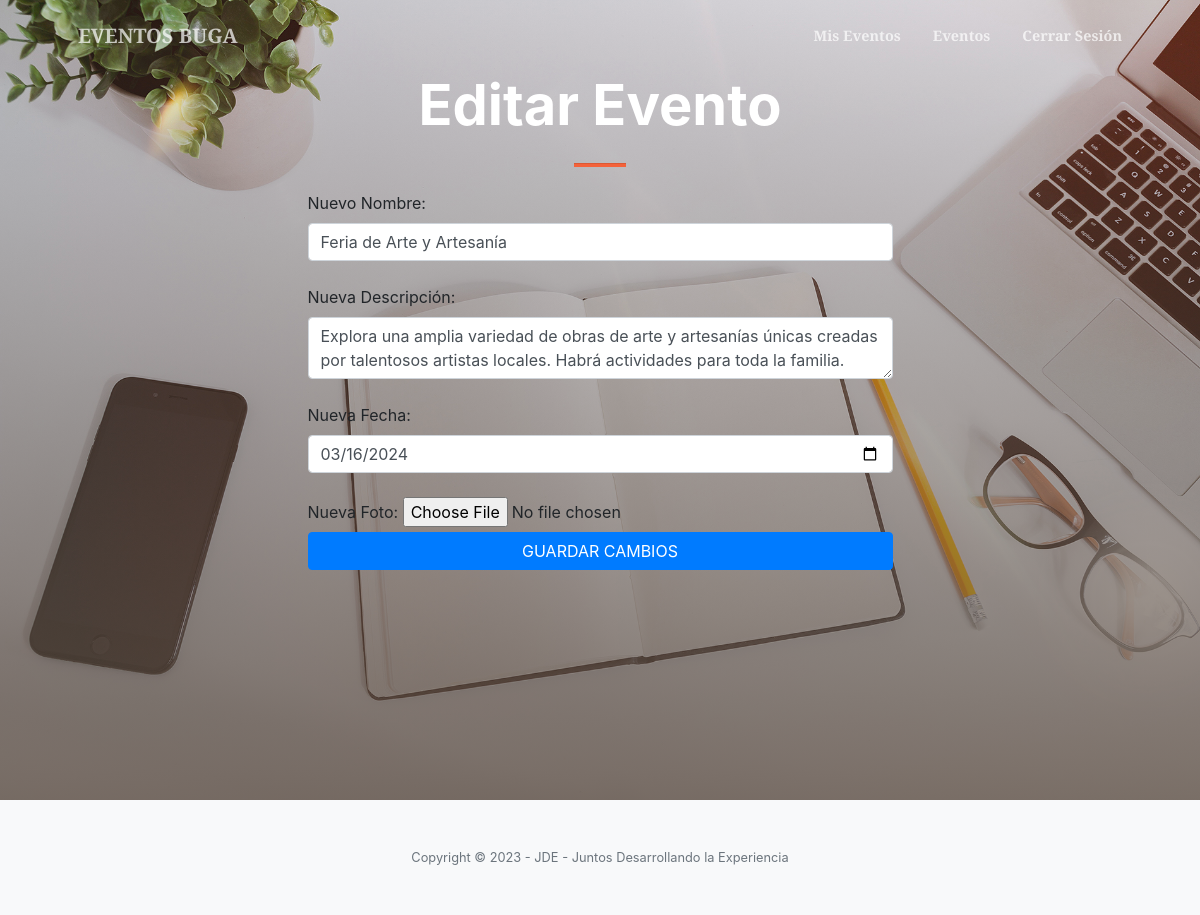
Page /controlador/editarEvento.php?id=26 on the committed database.
### tables this page shows
CREATE TABLE `eventos` (
  `id_eventos` int(11) NOT NULL,
  `nombreEvento` varchar(55) NOT NULL,
  `descripcionEvento` varchar(500) NOT NULL,
  `fecha` date NOT NULL,
  `foto` varchar(500) NOT NULL,
  `id_usuario` int(11) NOT NULL
);

### modelo/eventosModelo.php (called while the page is built, shortened)
<?php
include_once '../controlador/conexion.php';
class eventosModelo {
    function obtenerEventoporId($idEvento) {
        global $conexion;
        $consulta = "SELECT * FROM `eventos` WHERE id_eventos = $idEvento";
        $query = mysqli_query($conexion, $consulta);
        if($query && mysqli_num_rows($query) > 0) {
            $evento = mysqli_fetch_assoc($query);
            return $evento;
        } else {
            return null;
        }
    }
}
?>

### controlador/editarEvento.php (the view, shortened to what this page needs)
<?php
if (isset($_GET['id']) && is_numeric($_GET['id'])) {
    include_once "../modelo/eventosModelo.php";
    $eventosModelo = new eventosModelo();
    $idEvento = $_GET['id'];
    $evento = $eventosModelo->obtenerEventoPorId($idEvento);
    if ($evento) {
        ?>
        <!DOCTYPE html>
        <html lang="es">
        <head>
        <link href="https://cdn.jsdelivr.net/npm/bootstrap-icons@1.5.0/font/bootstrap-icons.css" rel="stylesheet" />
        <link href="https://cdnjs.cloudflare.com/ajax/libs/SimpleLightbox/2.1.0/simpleLightbox.min.css" rel="stylesheet" />
        <link href="../recursos/css/styles.css" rel="stylesheet" />
        <link rel="stylesheet" href="https://stackpath.bootstrapcdn.com/bootstrap/4.1.3/css/bootstrap.min.css">
        <link rel="stylesheet" href="https://use.fontawesome.com/releases/v5.3.1/css/all.css">
        </head>
        <body id="page-top">
        <nav class="navbar navbar-expand-lg navbar-light fixed-top py-3" id="mainNav">
            <div class="container px-4 px-lg-5">
                <a class="navbar-brand" href="../seguridad/vista2.php">EVENTOS BUGA</a>
                <div class="collapse navbar-collapse" id="navbarResponsive">
                    <ul class="navbar-nav ms-auto my-2 my-lg-0">
                        <li class="nav-item"><a class="nav-link" href="../vista/misEventos.php">Mis Eventos</a></li>
                        <li class="nav-item"><a class="nav-link" href="../seguridad/vista2.php">Eventos</a></li>
                        <li class="nav-item"><a class="nav-link" href="../controlador/cerrarSesion.php">Cerrar Sesión</a></li>
                    </ul>
                </div>
            </div>
        </nav>
        <header class="masthead">
             <div class="row gx-4 gx-lg-5 justify-content-center">
             <div class="col-lg-8 col-xl-6 text-center">
            <h1 class="text-white font-weight-bold">Editar Evento</h1>
            <hr class="divider" />
             </div>
             </div>
             <div class="row gx-4 gx-lg-5 justify-content-center mb-5">
             <div class="col-lg-6">
            <form method="post" action="" enctype="multipart/form-data">
                <label for="nuevoNombre">Nuevo Nombre:</label>
                <input class="form-control" type="text" name="nuevoNombre" value="<?php echo $evento['nombreEvento']; ?>"><br>
                <label for="nuevaDescripcion">Nueva Descripción:</label>
                <textarea class="form-control" name="nuevaDescripcion"><?php echo $evento['descripcionEvento']; ?></textarea><br>
                <label for="nuevaFecha">Nueva Fecha:</label>
                <input class="form-control" type="date" name="nuevaFecha" value="<?php echo $evento['fecha']; ?>"><br>
                <label for="nuevaFoto">Nueva Foto:</label>
                <input type="file" name="nuevaFoto"><br>
                <div class="d-grid">
                <button class="btn btn-primary btn-xl" type="submit" value="Guardar Cambios">Guardar Cambios</button>
                </div>
            </form>
             </div>
        </div>
            </header>
            <footer class="bg-light py-5">
        <div class="container px-4 px-lg-5"><div class="small text-center text-muted">Copyright &copy; 2023 - JDE - Juntos Desarrollando la Experiencia </div></div>
    </footer>
        </body>
        </html>
        <?php
    } else {
        echo "El evento que intentas editar no existe.";
    }
} else {
    echo "ID de evento inválido.";
}
?>

### rows in the picture
eventos: nuevoNombre "Feria de Arte y Artesanía", nuevaDescripcion "Explora una amplia variedad de obras de arte y artesanías únicas creadas por talentosos artistas locales. Habrá actividades para toda la familia.", nuevaFecha "03/16/2024"
